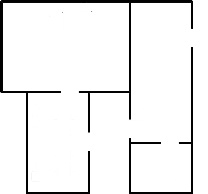
#> input picture 3_after_resize/114.jpg, 208 x 194 px, given in place of 1.jpg, which was not available
$ python 3_place.py
#> lines starting #> are read from the running program, lines starting #| are printed output that depends on the picture; pictures that were not available may be replaced by others from this repository, and a replacement may not be noted
import os
import cv2
import numpy as np
from random import randint
from math import radians, cos, sin
import yaml
from constants import *

def rotate_image(image, angleInDegrees):
    h, w = image.shape[:2]
    img_c = (w / 2, h / 2)

    rot = cv2.getRotationMatrix2D(img_c, angleInDegrees, 1)

    rad = radians(angleInDegrees)
    sin1 = sin(rad)
    cos1 = cos(rad)
    b_w = int((h * abs(sin1)) + (w * abs(cos1)))
    b_h = int((h * abs(cos1)) + (w * abs(sin1)))

    rot[0, 2] += ((b_w / 2) - img_c[0])
    rot[1, 2] += ((b_h / 2) - img_c[1])

    outImg = cv2.warpAffine(image, rot, (b_w, b_h), flags=cv2.INTER_LINEAR, borderValue=(255,255,255))
    return outImg

directory = "../3_after_resize/"

for filename_int in range(1, FILES_COUNT + 1):
    filename = str(filename_int) + '.jpg'
    s_img = cv2.imread(directory + filename)
#> s_img is the input picture: shape (194, 208, 3); min 0, max 255, mean 239.6
    try:
        print(s_img.shape[0], s_img.shape[1])
#| 194 208
    except AttributeError:
        continue

    while True:
        l_img = np.zeros((IMAGE_SIZE, IMAGE_SIZE, 3), np.uint8) # blank image
        l_img.fill(255)

        angle = randint(0, 90)
        side_h, side_w, _ = s_img.shape
        rotated = rotate_image(s_img, angle)
        height, width, _ = rotated.shape
        if height < IMAGE_SIZE and width < IMAGE_SIZE:
            break
#> this loop made 1 pass
#> pass 1, in rotate_image, `outImg = cv2.warpAffine(image, rot, (b_w, b_h), flags=cv2.INTER_LINEAR..`:
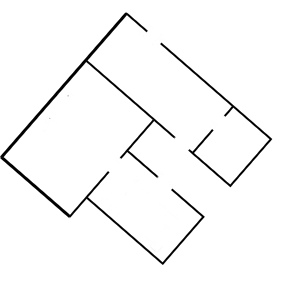
#> outImg: shape (284, 282, 3); min 0, max 255, mean 247.2
#> after the loop: l_img: shape (350, 350, 3); every value is 255

    x_offset = randint(0, IMAGE_SIZE-width)
#> x_offset = 53
    y_offset = randint(0, IMAGE_SIZE-height)
#> y_offset = 5
    l_img[y_offset:y_offset+height, x_offset:x_offset+width] = rotated
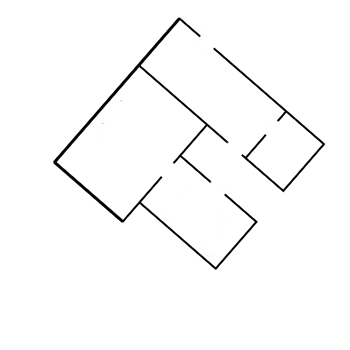
#> l_img: shape (350, 350, 3); min 0, max 255, mean 249.9

    cv2.imwrite('../4_final/' + filename, l_img)
    print(filename, (height, width))
#| 1.jpg (284, 282)
#> pass 2 of the loop `for filename_int in range(1, FILES_COUNT + 1):`:
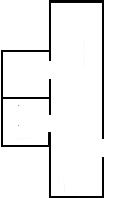
#> input picture 3_after_resize/13.jpg, 119 x 198 px, given in place of 2.jpg, which was not available
#> s_img is the input picture: shape (198, 119, 3); min 0, max 255, mean 239.6
#| 198 119
#> the loop `while True:` made 1 pass
#> pass 1, in rotate_image (call 2), `outImg = cv2.warpAffine(image, rot, (b_w, b_h), flags=cv2.INTER_LINEAR..`:
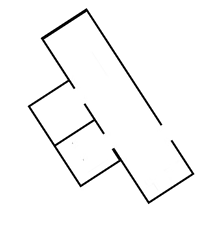
#> outImg: shape (230, 207, 3); min 0, max 255, mean 247.4
#> `l_img[y_offset:y_offset+height, x_offset:x_offset+width] = rotated`:
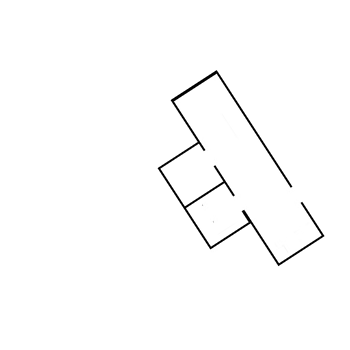
#> l_img: shape (350, 350, 3); min 0, max 255, mean 252
#| 2.jpg (230, 207)
